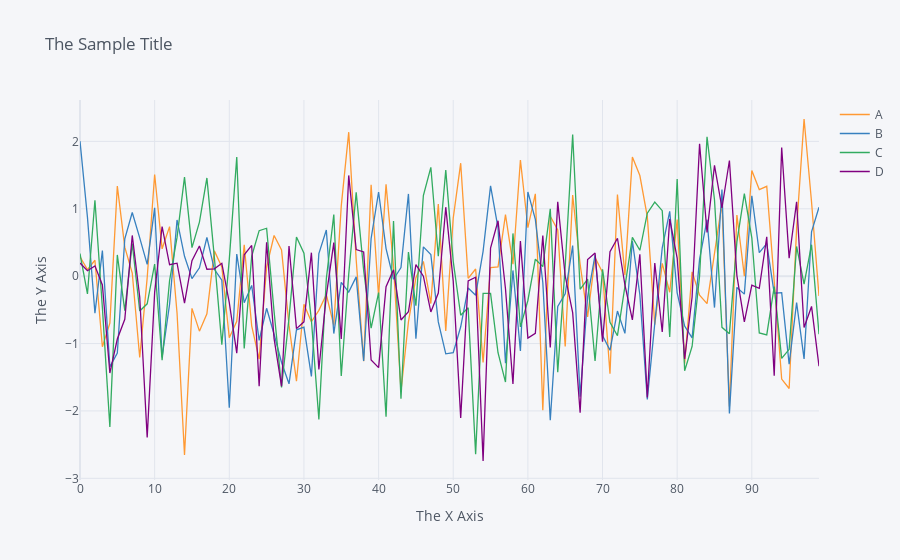

Notebook cell for this chart:
### Code cell
df1.iplot(asFigure=True, xTitle="The X Axis", yTitle="The Y Axis", title="The Sample Title")

# df1.iplot(kind='box')
# df1.iplot(kind='scatter', x='A', y='B', mode='markers')
# df1.iplot(kind='bubble', x='A', y='B', size='C')
# df3.iplot(kind='surface', colorscale='rdylbu')
